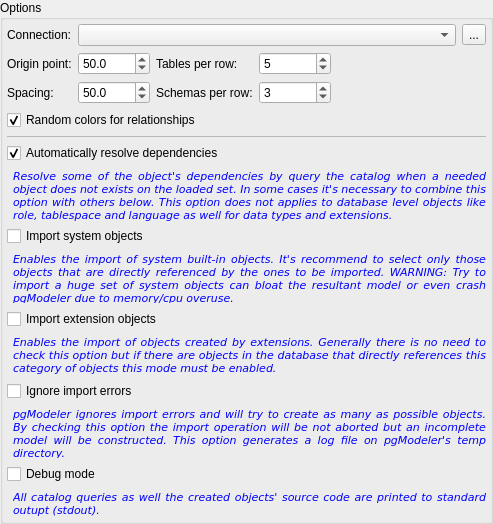
           <widget class="QGroupBox" name="options_gb">
            <property name="sizePolicy">
             <sizepolicy hsizetype="Minimum" vsizetype="Preferred">
              <horstretch>0</horstretch>
              <verstretch>0</verstretch>
             </sizepolicy>
            </property>
            <property name="title">
             <string>Options</string>
            </property>
            <layout class="QGridLayout" name="gridLayout_8">
             <property name="leftMargin">
              <number>4</number>
             </property>
             <property name="topMargin">
              <number>4</number>
             </property>
             <property name="rightMargin">
              <number>4</number>
             </property>
             <property name="bottomMargin">
              <number>4</number>
             </property>
             <item row="2" column="1">
              <widget class="QDoubleSpinBox" name="origin_sb">
               <property name="toolTip">
                <string>Starting point where objects will be put.</string>
               </property>
               <property name="decimals">
                <number>1</number>
               </property>
               <property name="maximum">
                <double>1000.000000000000000</double>
               </property>
               <property name="value">
                <double>50.000000000000000</double>
               </property>
              </widget>
             </item>
             <item row="2" column="2">
              <widget class="QLabel" name="tabs_per_row_lbl">
               <property name="sizePolicy">
                <sizepolicy hsizetype="Fixed" vsizetype="Preferred">
                 <horstretch>0</horstretch>
                 <verstretch>0</verstretch>
                </sizepolicy>
               </property>
               <property name="text">
                <string>Tables per row:</string>
               </property>
              </widget>
             </item>
             <item row="2" column="3">
              <widget class="QSpinBox" name="tabs_per_row_sb">
               <property name="sizePolicy">
                <sizepolicy hsizetype="Minimum" vsizetype="Fixed">
                 <horstretch>0</horstretch>
                 <verstretch>0</verstretch>
                </sizepolicy>
               </property>
               <property name="toolTip">
                <string>Tables per row</string>
               </property>
               <property name="minimum">
                <number>1</number>
               </property>
               <property name="maximum">
                <number>20</number>
               </property>
               <property name="value">
                <number>5</number>
               </property>
              </widget>
             </item>
             <item row="3" column="2">
              <widget class="QLabel" name="sch_per_row_lbl">
               <property name="sizePolicy">
                <sizepolicy hsizetype="Fixed" vsizetype="Preferred">
                 <horstretch>0</horstretch>
                 <verstretch>0</verstretch>
                </sizepolicy>
               </property>
               <property name="text">
                <string>Schemas per row:</string>
               </property>
              </widget>
             </item>
             <item row="9" column="0" colspan="6">
              <layout class="QGridLayout" name="gridLayout_9">
               <item row="0" column="0" colspan="2">
                <widget class="QCheckBox" name="resolve_deps_chk">
                 <property name="sizePolicy">
                  <sizepolicy hsizetype="Expanding" vsizetype="Fixed">
                   <horstretch>0</horstretch>
                   <verstretch>0</verstretch>
                  </sizepolicy>
                 </property>
                 <property name="text">
                  <string>Automatically resolve dependencies</string>
                 </property>
                 <property name="checked">
                  <bool>true</bool>
                 </property>
                </widget>
               </item>
               <item row="1" column="1">
                <widget class="QLabel" name="hint3_lbl_2">
                 <property name="enabled">
                  <bool>true</bool>
                 </property>
                 <property name="sizePolicy">
                  <sizepolicy hsizetype="Expanding" vsizetype="Preferred">
                   <horstretch>0</horstretch>
                   <verstretch>0</verstretch>
                  </sizepolicy>
                 </property>
                 <property name="minimumSize">
                  <size>
                   <width>0</width>
                   <height>60</height>
                  </size>
                 </property>
                 <property name="palette">
                  <palette>
                   <active>
                    <colorrole role="WindowText">
                     <brush brushstyle="SolidPattern">
                      <color alpha="255">
                       <red>0</red>
                       <green>0</green>
                       <blue>255</blue>
                      </color>
                     </brush>
                    </colorrole>
                   </active>
                   <inactive>
                    <colorrole role="WindowText">
                     <brush brushstyle="SolidPattern">
                      <color alpha="255">
                       <red>0</red>
                       <green>0</green>
                       <blue>255</blue>
                      </color>
                     </brush>
                    </colorrole>
                   </inactive>
                   <disabled>
                    <colorrole role="WindowText">
                     <brush brushstyle="SolidPattern">
                      <color alpha="255">
                       <red>117</red>
                       <green>114</green>
                       <blue>112</blue>
                      </color>
                     </brush>
                    </colorrole>
                   </disabled>
                  </palette>
                 </property>
                 <property name="font">
                  <font>
                   <family>DejaVu Sans</family>
                   <pointsize>8</pointsize>
                   <italic>true</italic>
                  </font>
                 </property>
                 <property name="text">
                  <string>Resolve some of the object's dependencies by query the catalog when a needed object does not exists on the loaded set. In some cases it's necessary to combine this option with others below. This option does not applies to database level objects like role, tablespace and language as well for data types and extensions.</string>
                 </property>
                 <property name="textFormat">
                  <enum>Qt::PlainText</enum>
                 </property>
                 <property name="alignment">
                  <set>Qt::AlignJustify|Qt::AlignTop</set>
                 </property>
                 <property name="wordWrap">
                  <bool>true</bool>
                 </property>
                 <property name="indent">
                  <number>0</number>
                 </property>
                </widget>
               </item>
              </layout>
             </item>
             <item row="17" column="0" colspan="6">
              <layout class="QGridLayout" name="gridLayout_10">
               <item row="0" column="0" colspan="2">
                <widget class="QCheckBox" name="debug_mode_chk">
                 <property name="sizePolicy">
                  <sizepolicy hsizetype="Expanding" vsizetype="Fixed">
                   <horstretch>0</horstretch>
                   <verstretch>0</verstretch>
                  </sizepolicy>
                 </property>
                 <property name="text">
                  <string>Debug mode</string>
                 </property>
                </widget>
               </item>
               <item row="1" column="1">
                <widget class="QLabel" name="hint3_lbl_3">
                 <property name="enabled">
                  <bool>true</bool>
                 </property>
                 <property name="sizePolicy">
                  <sizepolicy hsizetype="Expanding" vsizetype="Expanding">
                   <horstretch>0</horstretch>
                   <verstretch>0</verstretch>
                  </sizepolicy>
                 </property>
                 <property name="palette">
                  <palette>
                   <active>
                    <colorrole role="WindowText">
                     <brush brushstyle="SolidPattern">
                      <color alpha="255">
                       <red>0</red>
                       <green>0</green>
                       <blue>255</blue>
                      </color>
                     </brush>
                    </colorrole>
                   </active>
                   <inactive>
                    <colorrole role="WindowText">
                     <brush brushstyle="SolidPattern">
                      <color alpha="255">
                       <red>0</red>
                       <green>0</green>
                       <blue>255</blue>
                      </color>
                     </brush>
                    </colorrole>
                   </inactive>
                   <disabled>
                    <colorrole role="WindowText">
                     <brush brushstyle="SolidPattern">
                      <color alpha="255">
                       <red>117</red>
                       <green>114</green>
                       <blue>112</blue>
                      </color>
                     </brush>
                    </colorrole>
                   </disabled>
                  </palette>
                 </property>
                 <property name="font">
                  <font>
                   <family>DejaVu Sans</family>
                   <pointsize>8</pointsize>
                   <italic>true</italic>
                  </font>
                 </property>
                 <property name="text">
                  <string>All catalog queries as well the created objects' source code are printed to standard outupt (stdout).</string>
                 </property>
                 <property name="textFormat">
                  <enum>Qt::PlainText</enum>
                 </property>
                 <property name="alignment">
                  <set>Qt::AlignJustify|Qt::AlignTop</set>
                 </property>
                 <property name="wordWrap">
                  <bool>true</bool>
                 </property>
                 <property name="indent">
                  <number>0</number>
                 </property>
                </widget>
               </item>
              </layout>
             </item>
             <item row="3" column="3">
              <widget class="QSpinBox" name="sch_per_row_sb">
               <property name="toolTip">
                <string>Schemas  per row</string>
               </property>
               <property name="minimum">
                <number>1</number>
               </property>
               <property name="maximum">
                <number>20</number>
               </property>
               <property name="value">
                <number>3</number>
               </property>
              </widget>
             </item>
             <item row="8" column="0" colspan="6">
              <widget class="QFrame" name="div_ln_2">
               <property name="minimumSize">
                <size>
                 <width>0</width>
                 <height>1</height>
                </size>
               </property>
               <property name="maximumSize">
                <size>
                 <width>16777215</width>
                 <height>1</height>
                </size>
               </property>
               <property name="frameShape">
                <enum>QFrame::StyledPanel</enum>
               </property>
               <property name="frameShadow">
                <enum>QFrame::Sunken</enum>
               </property>
              </widget>
             </item>
             <item row="0" column="0">
              <widget class="QLabel" name="connection_lbl">
               <property name="sizePolicy">
                <sizepolicy hsizetype="Fixed" vsizetype="Preferred">
                 <horstretch>0</horstretch>
                 <verstretch>0</verstretch>
                </sizepolicy>
               </property>
               <property name="text">
                <string>Connection:</string>
               </property>
              </widget>
             </item>
             <item row="3" column="0">
              <widget class="QLabel" name="tab_spacing_lbl">
               <property name="sizePolicy">
                <sizepolicy hsizetype="Preferred" vsizetype="Preferred">
                 <horstretch>0</horstretch>
                 <verstretch>0</verstretch>
                </sizepolicy>
               </property>
               <property name="text">
                <string>Spacing:</string>
               </property>
              </widget>
             </item>
             <item row="0" column="1" colspan="5">
              <layout class="QHBoxLayout" name="horizontalLayout">
               <item>
                <widget class="QComboBox" name="connections_cmb">
                 <property name="sizePolicy">
                  <sizepolicy hsizetype="Expanding" vsizetype="Fixed">
                   <horstretch>0</horstretch>
                   <verstretch>0</verstretch>
                  </sizepolicy>
                 </property>
                </widget>
               </item>
               <item>
                <widget class="QToolButton" name="connect_tb">
                 <property name="toolTip">
                  <string>Connect and list available databases</string>
                 </property>
                 <property name="text">
                  <string>...</string>
                 </property>
                 <property name="icon">
                  <iconset resource="../res/resources.qrc">
                   <normaloff>:/icones/icones/conexaobd.png</normaloff>:/icones/icones/conexaobd.png</iconset>
                 </property>
                 <property name="iconSize">
                  <size>
                   <width>22</width>
                   <height>22</height>
                  </size>
                 </property>
                </widget>
               </item>
              </layout>
             </item>
             <item row="3" column="1">
              <widget class="QDoubleSpinBox" name="obj_spacing_sb">
               <property name="toolTip">
                <string>Spacing between objects</string>
               </property>
               <property name="decimals">
                <number>1</number>
               </property>
               <property name="maximum">
                <double>1000.000000000000000</double>
               </property>
               <property name="value">
                <double>50.000000000000000</double>
               </property>
              </widget>
             </item>
             <item row="13" column="0" colspan="6">
              <layout class="QGridLayout" name="gridLayout_7">
               <item row="1" column="1">
                <widget class="QLabel" name="hint2_lbl">
                 <property name="enabled">
                  <bool>true</bool>
                 </property>
                 <property name="sizePolicy">
                  <sizepolicy hsizetype="Expanding" vsizetype="Fixed">
                   <horstretch>0</horstretch>
                   <verstretch>0</verstretch>
                  </sizepolicy>
                 </property>
                 <property name="palette">
                  <palette>
                   <active>
                    <colorrole role="WindowText">
                     <brush brushstyle="SolidPattern">
                      <color alpha="255">
                       <red>0</red>
                       <green>0</green>
                       <blue>255</blue>
                      </color>
                     </brush>
                    </colorrole>
                   </active>
                   <inactive>
                    <colorrole role="WindowText">
                     <brush brushstyle="SolidPattern">
                      <color alpha="255">
                       <red>0</red>
                       <green>0</green>
                       <blue>255</blue>
                      </color>
                     </brush>
                    </colorrole>
                   </inactive>
                   <disabled>
                    <colorrole role="WindowText">
                     <brush brushstyle="SolidPattern">
                      <color alpha="255">
                       <red>117</red>
                       <green>114</green>
                       <blue>112</blue>
                      </color>
                     </brush>
                    </colorrole>
                   </disabled>
                  </palette>
                 </property>
                 <property name="font">
                  <font>
                   <family>DejaVu Sans</family>
                   <pointsize>8</pointsize>
                   <italic>true</italic>
                  </font>
                 </property>
                 <property name="text">
                  <string>Enables the import of system built-in objects. It's recommend to select only those objects that are directly referenced by the ones to be imported. WARNING: Try to import a huge set of system objects can bloat the resultant model or even crash pgModeler due to memory/cpu overuse.</string>
                 </property>
                 <property name="textFormat">
                  <enum>Qt::PlainText</enum>
                 </property>
                 <property name="alignment">
                  <set>Qt::AlignJustify|Qt::AlignTop</set>
                 </property>
                 <property name="wordWrap">
                  <bool>true</bool>
                 </property>
                 <property name="margin">
                  <number>0</number>
                 </property>
                 <property name="indent">
                  <number>0</number>
                 </property>
                </widget>
               </item>
               <item row="0" column="0" colspan="2">
                <widget class="QCheckBox" name="import_sys_objs_chk">
                 <property name="sizePolicy">
                  <sizepolicy hsizetype="Expanding" vsizetype="Fixed">
                   <horstretch>0</horstretch>
                   <verstretch>0</verstretch>
                  </sizepolicy>
                 </property>
                 <property name="text">
                  <string>Import system objects</string>
                 </property>
                </widget>
               </item>
              </layout>
             </item>
             <item row="2" column="0">
              <widget class="QLabel" name="oring_lbl">
               <property name="sizePolicy">
                <sizepolicy hsizetype="Fixed" vsizetype="Preferred">
                 <horstretch>0</horstretch>
                 <verstretch>0</verstretch>
                </sizepolicy>
               </property>
               <property name="text">
                <string>Origin point:</string>
               </property>
              </widget>
             </item>
             <item row="15" column="0" colspan="6">
              <layout class="QGridLayout" name="gridLayout_15">
               <item row="1" column="1">
                <widget class="QLabel" name="hint2_lbl_3">
                 <property name="enabled">
                  <bool>true</bool>
                 </property>
                 <property name="sizePolicy">
                  <sizepolicy hsizetype="Expanding" vsizetype="Fixed">
                   <horstretch>0</horstretch>
                   <verstretch>0</verstretch>
                  </sizepolicy>
                 </property>
                 <property name="palette">
                  <palette>
                   <active>
                    <colorrole role="WindowText">
                     <brush brushstyle="SolidPattern">
                      <color alpha="255">
                       <red>0</red>
                       <green>0</green>
                       <blue>255</blue>
                      </color>
                     </brush>
                    </colorrole>
                   </active>
                   <inactive>
                    <colorrole role="WindowText">
                     <brush brushstyle="SolidPattern">
                      <color alpha="255">
                       <red>0</red>
                       <green>0</green>
                       <blue>255</blue>
                      </color>
                     </brush>
                    </colorrole>
                   </inactive>
                   <disabled>
                    <colorrole role="WindowText">
                     <brush brushstyle="SolidPattern">
                      <color alpha="255">
                       <red>117</red>
                       <green>114</green>
                       <blue>112</blue>
                      </color>
                     </brush>
                    </colorrole>
                   </disabled>
                  </palette>
                 </property>
                 <property name="font">
                  <font>
                   <family>DejaVu Sans</family>
                   <pointsize>8</pointsize>
                   <italic>true</italic>
                  </font>
                 </property>
                 <property name="text">
                  <string>Enables the import of objects created by extensions. Generally there is no need to check this option but if there are objects in the database that directly references this category of objects this mode must be enabled.</string>
                 </property>
                 <property name="textFormat">
                  <enum>Qt::PlainText</enum>
                 </property>
                 <property name="alignment">
                  <set>Qt::AlignJustify|Qt::AlignTop</set>
                 </property>
                 <property name="wordWrap">
                  <bool>true</bool>
                 </property>
                 <property name="margin">
                  <number>0</number>
                 </property>
                 <property name="indent">
                  <number>0</number>
                 </property>
                </widget>
               </item>
               <item row="0" column="0" colspan="2">
                <widget class="QCheckBox" name="import_ext_objs_chk">
                 <property name="sizePolicy">
                  <sizepolicy hsizetype="Expanding" vsizetype="Fixed">
                   <horstretch>0</horstretch>
                   <verstretch>0</verstretch>
                  </sizepolicy>
                 </property>
                 <property name="text">
                  <string>Import extension objects</string>
                 </property>
                </widget>
               </item>
              </layout>
             </item>
             <item row="16" column="0" colspan="6">
              <layout class="QGridLayout" name="gridLayout_2">
               <item row="0" column="0" colspan="2">
                <widget class="QCheckBox" name="ignore_errors_chk">
                 <property name="sizePolicy">
                  <sizepolicy hsizetype="Expanding" vsizetype="Fixed">
                   <horstretch>0</horstretch>
                   <verstretch>0</verstretch>
                  </sizepolicy>
                 </property>
                 <property name="text">
                  <string>Ignore import errors</string>
                 </property>
                </widget>
               </item>
               <item row="1" column="1">
                <widget class="QLabel" name="hint3_lbl">
                 <property name="enabled">
                  <bool>true</bool>
                 </property>
                 <property name="sizePolicy">
                  <sizepolicy hsizetype="Expanding" vsizetype="Preferred">
                   <horstretch>0</horstretch>
                   <verstretch>0</verstretch>
                  </sizepolicy>
                 </property>
                 <property name="palette">
                  <palette>
                   <active>
                    <colorrole role="WindowText">
                     <brush brushstyle="SolidPattern">
                      <color alpha="255">
                       <red>0</red>
                       <green>0</green>
                       <blue>255</blue>
                      </color>
                     </brush>
                    </colorrole>
                   </active>
                   <inactive>
                    <colorrole role="WindowText">
                     <brush brushstyle="SolidPattern">
                      <color alpha="255">
                       <red>0</red>
                       <green>0</green>
                       <blue>255</blue>
                      </color>
                     </brush>
                    </colorrole>
                   </inactive>
                   <disabled>
                    <colorrole role="WindowText">
                     <brush brushstyle="SolidPattern">
                      <color alpha="255">
                       <red>117</red>
                       <green>114</green>
                       <blue>112</blue>
                      </color>
                     </brush>
                    </colorrole>
                   </disabled>
                  </palette>
                 </property>
                 <property name="font">
                  <font>
                   <family>DejaVu Sans</family>
                   <pointsize>8</pointsize>
                   <italic>true</italic>
                  </font>
                 </property>
                 <property name="text">
                  <string>pgModeler ignores import errors and will try to create as many as possible objects. By checking this option the import operation will be not aborted but an incomplete model will be constructed. This option generates a log file on pgModeler's temp directory.</string>
                 </property>
                 <property name="textFormat">
                  <enum>Qt::PlainText</enum>
                 </property>
                 <property name="alignment">
                  <set>Qt::AlignJustify|Qt::AlignTop</set>
                 </property>
                 <property name="wordWrap">
                  <bool>true</bool>
                 </property>
                 <property name="indent">
                  <number>0</number>
                 </property>
                </widget>
               </item>
              </layout>
             </item>
             <item row="4" column="0" colspan="6">
              <widget class="QCheckBox" name="rand_rel_color_chk">
               <property name="text">
                <string>Random colors for relationships</string>
               </property>
               <property name="checked">
                <bool>true</bool>
               </property>
              </widget>
             </item>
            </layout>
           </widget>
